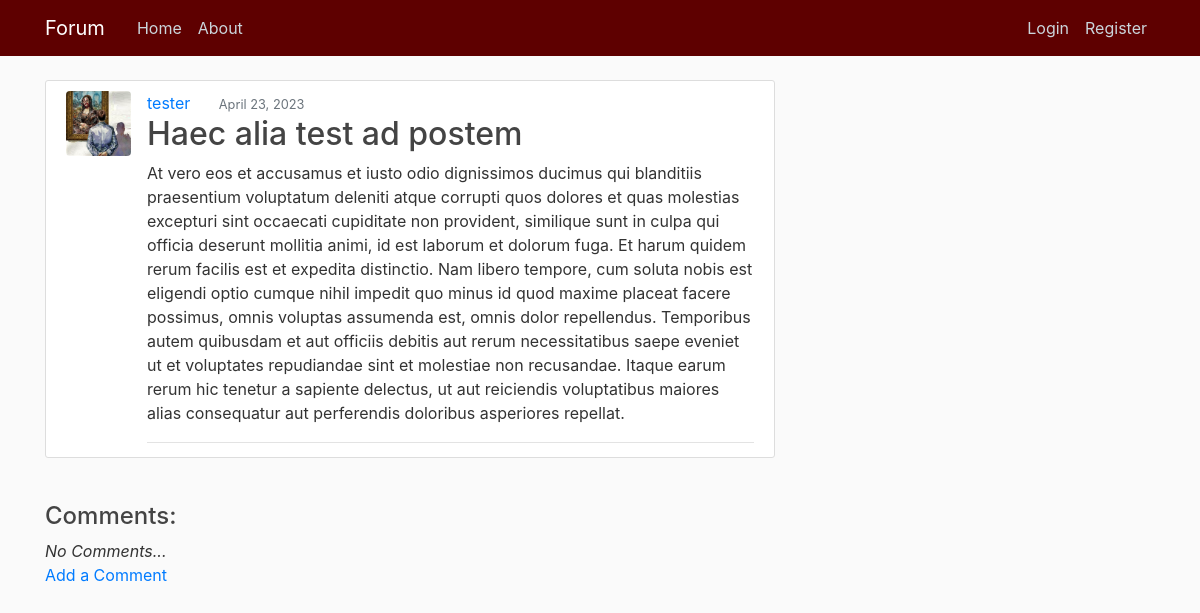
Before: /post/40/ with the older database file.
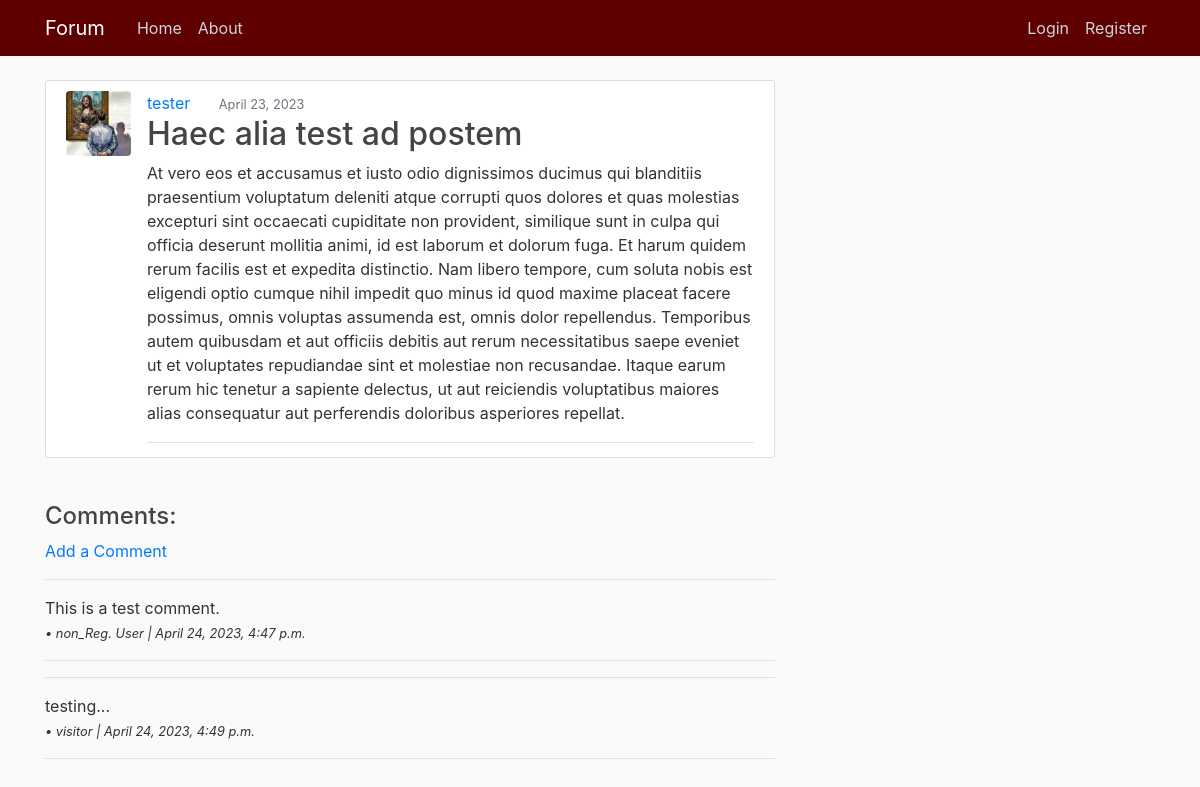
After: the same page with the newer database file.
### blog/models.py (models this page shows, shortened)
class Comment(models.Model):
    post = models.ForeignKey(Post, related_name="comments", on_delete=models.CASCADE)
    body = models.TextField()
    date_commented = models.DateTimeField(auto_now_add=True)
    name = models.CharField(max_length=50)

### blog/views.py (the view)
# urls.py: path('post/<int:pk>/', PostDetailView.as_view(), name='post-detail'),
class PostDetailView(DetailView):
    model = Post

### blog/templates/blog/post_detail.html (shortened to what this page needs)
{% extends "blog/base.html" %}
{% block content %}
    <article class="media content-section">
        <img class="rounded img-frame" src="{{ object.author.profile.image.url }}" alt="Users Profile image">
        <div class="media-body">
        <div class="row no-gutters article-metadata">
            <div class="col-12 col-sm-6 col-md-8">
            <a class="mr-4" href="{% url 'post-user' object.author.username %}">{{ object.author }}</a>
            <small class="text-muted">{{ object.date_posted|date:"N d, Y" }}</small>
        </div>
        <h2 class="article-title">{{ object.title }}</h2>
        <p class="article-content">{{ object.content }}</p>
        </div>
    </article>
    <br>
    <section>
        <h4>Comments:</h4>
        {% if not post.comments.all %}
            <em>No Comments...</em>
            <br>
            <a href="{% url 'post-comment' post.pk %}">Add a Comment</a>
        {% else %}
            <a href="{% url 'post-comment' post.pk %}">Add a Comment</a>
                {% for comment in post.comments.all %}
                <hr>
                {{ comment.body}}
                <br>
                <small>
                    <em>• {{ comment.name }} | {{ comment.date_commented}}</em>
                </small>
                <hr>
            {% endfor %}
        {% endif %}
    </section>
{% endblock %}

Changed rows visible on the page:
added Comment: body "This is a test comment.", name "non_Reg. User", date_commented "April 24, 2023, 4:47 p.m."
added Comment: body "testing...", name "visitor", date_commented "April 24, 2023, 4:49 p.m."
Other visible differences:
text no longer shown: "No Comments..."
